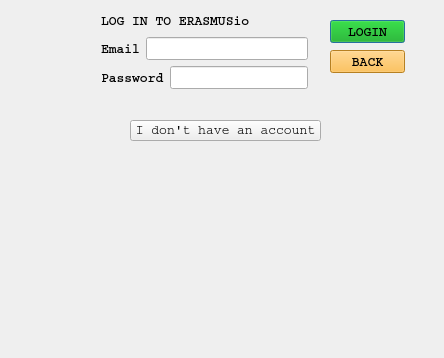
<?xml version="1.0" encoding="UTF-8"?>
<ui version="4.0">
 <class>LoginStudent</class>
 <widget class="QDialog" name="LoginStudent">
  <property name="geometry">
   <rect>
    <x>0</x>
    <y>0</y>
    <width>444</width>
    <height>358</height>
   </rect>
  </property>
  <property name="windowTitle">
   <string>Dialog</string>
  </property>
  <property name="styleSheet">
   <string notr="true">background-image: url(:/pinned.jpg);



</string>
  </property>
  <widget class="QPushButton" name="loginButton">
   <property name="geometry">
    <rect>
     <x>330</x>
     <y>20</y>
     <width>75</width>
     <height>23</height>
    </rect>
   </property>
   <property name="font">
    <font>
     <family>Courier</family>
     <pointsize>10</pointsize>
     <weight>75</weight>
     <bold>true</bold>
    </font>
   </property>
   <property name="styleSheet">
    <string notr="true">#loginButton{
	background-color: rgb(0, 170, 0);
}</string>
   </property>
   <property name="text">
    <string>LOGIN</string>
   </property>
  </widget>
  <widget class="QPushButton" name="newStudentButton">
   <property name="geometry">
    <rect>
     <x>130</x>
     <y>120</y>
     <width>191</width>
     <height>21</height>
    </rect>
   </property>
   <property name="font">
    <font>
     <family>Courier</family>
     <pointsize>10</pointsize>
     <weight>9</weight>
     <italic>false</italic>
     <bold>false</bold>
    </font>
   </property>
   <property name="styleSheet">
    <string notr="true">border-color: rgb(255, 255, 0);

font: 75 10pt &quot;Courier&quot;;</string>
   </property>
   <property name="text">
    <string>I don't have an account</string>
   </property>
  </widget>
  <widget class="QPushButton" name="backButton">
   <property name="geometry">
    <rect>
     <x>330</x>
     <y>50</y>
     <width>75</width>
     <height>23</height>
    </rect>
   </property>
   <property name="font">
    <font>
     <family>Courier</family>
     <pointsize>10</pointsize>
     <weight>75</weight>
     <bold>true</bold>
    </font>
   </property>
   <property name="styleSheet">
    <string notr="true">#backButton{
	background-color: rgb(255, 179, 47);
}</string>
   </property>
   <property name="text">
    <string>BACK</string>
   </property>
  </widget>
  <widget class="QWidget" name="">
   <property name="geometry">
    <rect>
     <x>101</x>
     <y>11</y>
     <width>207</width>
     <height>78</height>
    </rect>
   </property>
   <property name="font">
    <font>
     <pointsize>10</pointsize>
    </font>
   </property>
   <layout class="QVBoxLayout" name="verticalLayout">
    <item>
     <widget class="QLabel" name="label">
      <property name="font">
       <font>
        <family>Courier</family>
        <pointsize>10</pointsize>
        <weight>75</weight>
        <bold>true</bold>
       </font>
      </property>
      <property name="text">
       <string>LOG IN TO ERASMUSio</string>
      </property>
     </widget>
    </item>
    <item>
     <layout class="QHBoxLayout" name="horizontalLayout">
      <item>
       <widget class="QLabel" name="label_email">
        <property name="font">
         <font>
          <family>Courier</family>
          <pointsize>10</pointsize>
          <weight>75</weight>
          <bold>true</bold>
         </font>
        </property>
        <property name="text">
         <string>Email</string>
        </property>
       </widget>
      </item>
      <item>
       <widget class="QLineEdit" name="lineEdit_username">
        <property name="font">
         <font>
          <pointsize>10</pointsize>
         </font>
        </property>
       </widget>
      </item>
     </layout>
    </item>
    <item>
     <layout class="QHBoxLayout" name="horizontalLayout_2">
      <item>
       <widget class="QLabel" name="label_password">
        <property name="font">
         <font>
          <family>Courier</family>
          <pointsize>10</pointsize>
          <weight>75</weight>
          <bold>true</bold>
         </font>
        </property>
        <property name="text">
         <string>Password</string>
        </property>
       </widget>
      </item>
      <item>
       <widget class="QLineEdit" name="lineEdit_password">
        <property name="font">
         <font>
          <pointsize>10</pointsize>
         </font>
        </property>
        <property name="echoMode">
         <enum>QLineEdit::Password</enum>
        </property>
       </widget>
      </item>
     </layout>
    </item>
   </layout>
  </widget>
 </widget>
 <resources/>
 <connections/>
</ui>
